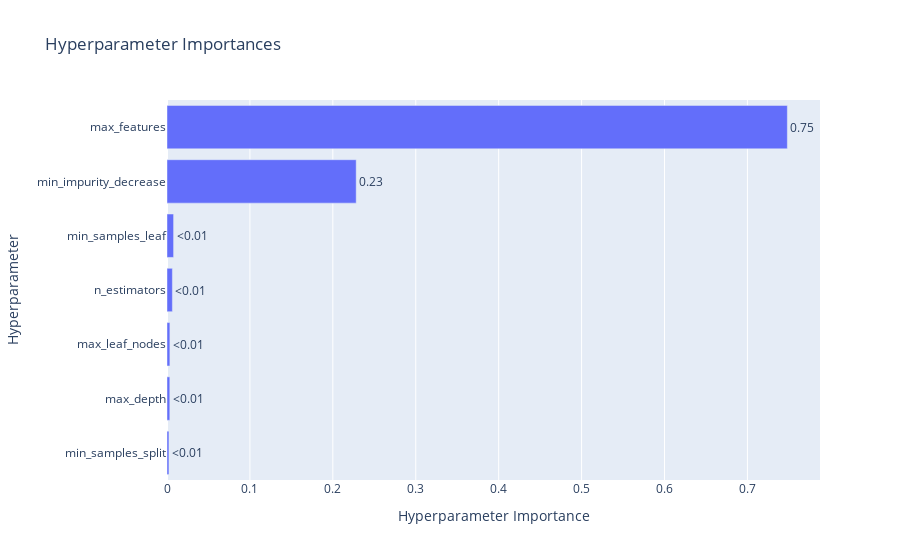

The code cell stored with this chart in its notebook:
### Code cell
vis.plot_param_importances(study=study_ex)

### Figure 1 — Plotly figure (JSON) as saved in the notebook; plotly's stock layout.template omitted (floating-point values rounded to 4 significant figures)
{"data": [{"cliponaxis": false, "hovertemplate": ["min_samples_split (IntDistribution): 0.002343355836193105<extra></extra>", "max_depth (IntDistribution): 0.0033992509380766167<extra></extra>", "max_leaf_nodes (IntDistribution): 0.0034866670422441775<extra></extra>", "n_estimators (IntDistribution): 0.006494562178822368<extra></extra>", "min_samples_leaf (IntDistribution): 0.00794741688620296<extra></extra>", "min_impurity_decrease (FloatDistribution): 0.22816697697010385<extra></extra>", "max_features (CategoricalDistribution): 0.748161770148357<extra></extra>"], "name": "Objective Value", "orientation": "h", "text": ["<0.01", "<0.01", "<0.01", "<0.01", "<0.01", "0.23", "0.75"], "textposition": "outside", "type": "bar", "x": [0.002343, 0.003399, 0.003487, 0.006495, 0.007947, 0.2282, 0.7482], "y": ["min_samples_split", "max_depth", "max_leaf_nodes", "n_estimators", "min_samples_leaf", "min_impurity_decrease", "max_features"]}], "layout": {"title": {"text": "Hyperparameter Importances"}, "xaxis": {"title": {"text": "Hyperparameter Importance"}}, "yaxis": {"title": {"text": "Hyperparameter"}}}}
